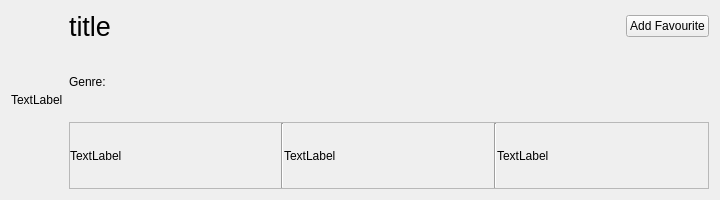
<?xml version="1.0" encoding="UTF-8"?>
<ui version="4.0">
 <class>serie_scroll</class>
 <widget class="QWidget" name="serie_scroll">
  <property name="geometry">
   <rect>
    <x>0</x>
    <y>0</y>
    <width>720</width>
    <height>200</height>
   </rect>
  </property>
  <property name="sizePolicy">
   <sizepolicy hsizetype="Preferred" vsizetype="Minimum">
    <horstretch>0</horstretch>
    <verstretch>0</verstretch>
   </sizepolicy>
  </property>
  <property name="maximumSize">
   <size>
    <width>16777215</width>
    <height>200</height>
   </size>
  </property>
  <property name="windowTitle">
   <string>Form</string>
  </property>
  <layout class="QHBoxLayout" name="horizontalLayout_2">
   <item>
    <layout class="QHBoxLayout" name="horizontalLayout">
     <item>
      <widget class="QLabel" name="image">
       <property name="sizePolicy">
        <sizepolicy hsizetype="Maximum" vsizetype="Preferred">
         <horstretch>0</horstretch>
         <verstretch>0</verstretch>
        </sizepolicy>
       </property>
       <property name="text">
        <string>TextLabel</string>
       </property>
      </widget>
     </item>
     <item>
      <layout class="QVBoxLayout" name="verticalLayout">
       <item>
        <layout class="QHBoxLayout" name="horizontalLayout_5">
         <item>
          <widget class="QLabel" name="title">
           <property name="sizePolicy">
            <sizepolicy hsizetype="Minimum" vsizetype="Preferred">
             <horstretch>0</horstretch>
             <verstretch>0</verstretch>
            </sizepolicy>
           </property>
           <property name="text">
            <string>&lt;html&gt;&lt;head/&gt;&lt;body&gt;&lt;p&gt;&lt;span style=&quot; font-size:20pt;&quot;&gt;title&lt;/span&gt;&lt;/p&gt;&lt;/body&gt;&lt;/html&gt;</string>
           </property>
          </widget>
         </item>
         <item>
          <widget class="QPushButton" name="addFav">
           <property name="sizePolicy">
            <sizepolicy hsizetype="Maximum" vsizetype="Fixed">
             <horstretch>0</horstretch>
             <verstretch>0</verstretch>
            </sizepolicy>
           </property>
           <property name="text">
            <string>Add Favourite</string>
           </property>
          </widget>
         </item>
        </layout>
       </item>
       <item>
        <widget class="QLabel" name="genre">
         <property name="text">
          <string>Genre:</string>
         </property>
        </widget>
       </item>
       <item>
        <widget class="QFrame" name="frame">
         <property name="frameShape">
          <enum>QFrame::StyledPanel</enum>
         </property>
         <property name="frameShadow">
          <enum>QFrame::Raised</enum>
         </property>
         <layout class="QHBoxLayout" name="horizontalLayout_4">
          <property name="spacing">
           <number>0</number>
          </property>
          <property name="leftMargin">
           <number>0</number>
          </property>
          <property name="topMargin">
           <number>0</number>
          </property>
          <property name="rightMargin">
           <number>0</number>
          </property>
          <property name="bottomMargin">
           <number>0</number>
          </property>
          <item>
           <layout class="QHBoxLayout" name="horizontalLayout_3">
            <item>
             <widget class="QLabel" name="year">
              <property name="text">
               <string>TextLabel</string>
              </property>
             </widget>
            </item>
            <item>
             <widget class="Line" name="line_2">
              <property name="orientation">
               <enum>Qt::Vertical</enum>
              </property>
             </widget>
            </item>
            <item>
             <widget class="QLabel" name="duration">
              <property name="text">
               <string>TextLabel</string>
              </property>
             </widget>
            </item>
            <item>
             <widget class="Line" name="line">
              <property name="orientation">
               <enum>Qt::Vertical</enum>
              </property>
             </widget>
            </item>
            <item>
             <widget class="QLabel" name="rating">
              <property name="text">
               <string>TextLabel</string>
              </property>
             </widget>
            </item>
           </layout>
          </item>
         </layout>
        </widget>
       </item>
      </layout>
     </item>
    </layout>
   </item>
  </layout>
 </widget>
 <resources/>
 <connections/>
</ui>
